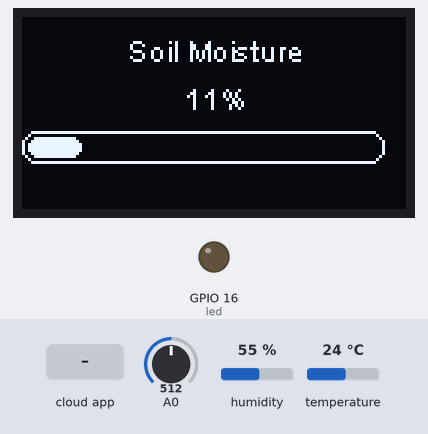
A sketch run on a simulated ESP8266 (NodeMCU). Parts: 128×64 one-colour display, output pins drawn as LEDs (lit = HIGH). Inputs (shaded band) come from the test bench; at power-on: A0 = 512, humidity 55 %, temperature 24 °C. WiFi joins after 1.5 s; servers stay silent unless stated; no MQTT or app messages arrive unless stated; what the sketch prints to the serial monitor is not drawn.

Above: at 5.53 s.
5.8 s: A0 set to 749
At 11.7 s:
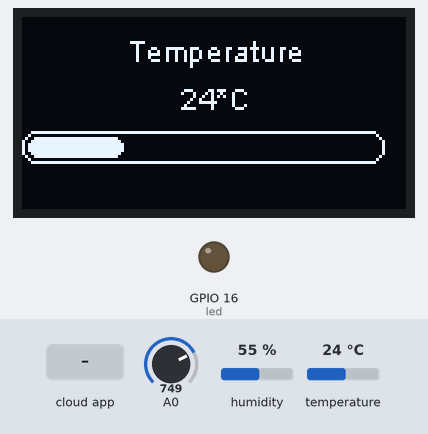
12.5 s: A0 set to 780
At 13.1 s:
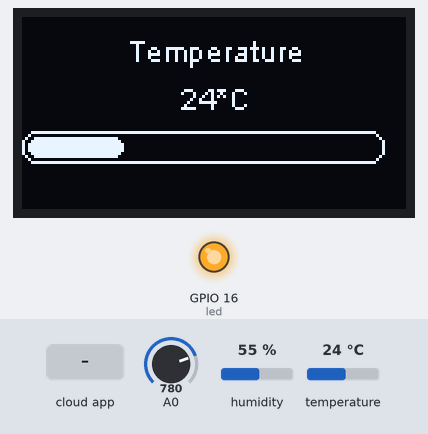
17.2 s: A0 set to 844
At 27.1 s:
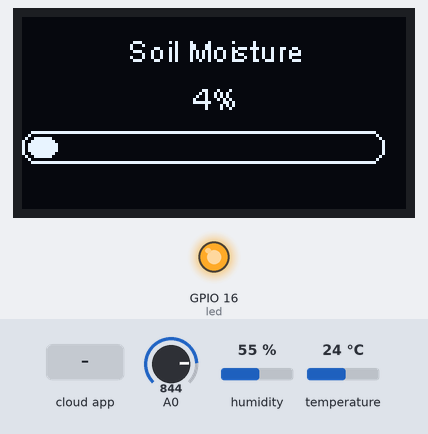
27.4 s: A0 set to 877
31.6 s: the phone or cloud app sets input to 0
36.7 s: humidity set to 22 %
At 48.7 s:
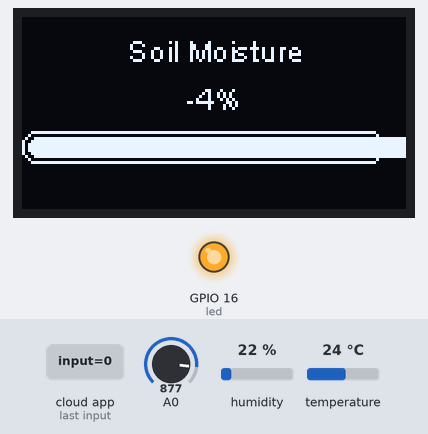
Timing chart, 0 to 49.6 s (numbered marks = the images above; inputs shaded):
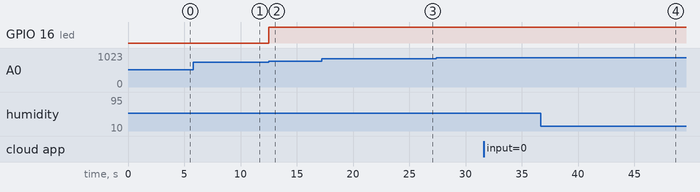

The sketch:

sensor_to_flespi_mqtts.ino
```cpp
#include <WiFiManager.h>
#include <Arduino_JSON.h>
#include "DHT.h"

/************************* MAIN DEFINITIONS *********************************/
#define ONEWIRE_PIN      14
#define STATIC_MESSAGE_BUF_LEN 256

#define MQTT_SERVER      "mqtt.flespi.io"
#define MQTT_SERVERPORT  8883
#define FLESPI_CERT_FINGERPRINT "6b4b7d8b78ecd7b7df253e969d5f1f9d3cb15157"
#define OUTPUT_TOPIC       "ESP8266/smartPlant"
#define INPUT_TOPIC      "ESP8266/input"
#define FLESPI_TOKEN    "FlespiToken pUgcWLHBBPPcrVYPwXB8tXC8L4fTZAFejJg5lLxKoaMFWyjglIeEvEB7wEOl4jpd"

#define WLAN_SSID       "ItBurnsWhenIP"
#define WLAN_PASS       "e1ce4c8a8ad6"

/**************************** Local files ***********************************/
#include "DHT_Sensor.h"
#include "adafruit_mqtts.h"
#include "soil_moisture_sensor.h"
#include "SH1106Display.h"
/********************* Global connection instances **************************/
// WifiManager for connecting to wifi
WiFiManager wm;
// WiFiFlientSecure for SSL/TLS support
WiFiClientSecure client;
// Setup the MQTT client class by passing in the WiFi client and MQTT server and login details.
Adafruit_MQTT_Client mqtt(&client, MQTT_SERVER, MQTT_SERVERPORT, FLESPI_TOKEN, "");
// Setup a feed 'flespi' to publish messages to flespi MQTT broker.
Adafruit_MQTT_Publish flespi = Adafruit_MQTT_Publish(&mqtt, OUTPUT_TOPIC);
Adafruit_MQTT_Subscribe input = Adafruit_MQTT_Subscribe(&mqtt, INPUT_TOPIC);
// JSON message creation part
JSONVar message_object;         // to store message parameters
String json_msg_string;         // to stringify JSON message object
char message_string_buf[STATIC_MESSAGE_BUF_LEN];   // to use in mqtt publish function

String device_id = "87761e13-d509-4aa4-8dca-6e0915f6645b";
int SoilMoistureValue = 0;
int HumidityValue = 0;
int TemperatureValue = 0;


// thread handling
//Reading values
int readValuesOffTime = 5000;
unsigned long readValuesPreviousMillis = 0;

int level = 0; // level indicates which thread to do
unsigned long timeInterval = 5000;
unsigned long onTime = 5000; // time on activity 5seconds
const int led = 16;
/*************************** Sketch Code ************************************/


void setup() {
  WiFi.mode(WIFI_STA);
  Serial.begin(115200);
  Serial.setDebugOutput(true);
  delay(3000);
  Serial.println("\n Starting");


  wm.setSaveParamsCallback(saveParamCallback);

  std::vector<const char *> menu = {"wifi","info","sep","restart","exit"};
  wm.setMenu(menu);

  // set dark theme
  wm.setClass("invert");

  wm.setConfigPortalTimeout(300); // auto close configportal after n seconds

  bool res;
  res = wm.autoConnect("SmartPlant");

  if(!res) {
    Serial.println("Failed to connect or hit timeout");
    ESP.restart();
  }
  else {
    // Connection established... proceed....
    Serial.println("connected...yeey :)");
    dht.begin();
    DisplaySetup();
    delay(10);

    client.setFingerprint(FLESPI_CERT_FINGERPRINT);

    pinMode(led, OUTPUT);
    digitalWrite(led, LOW); // keep the pump off at first
    mqtt.subscribe(&input);
  }
}

String getParam(String name){
  //read parameter from server, for customhmtl input
  String value;
  if(wm.server->hasArg(name)) {
    value = wm.server->arg(name);
  }
  return value;
}

void saveParamCallback(){
  Serial.println("[CALLBACK] saveParamCallback fired");
  Serial.println("PARAM customfieldid = " + getParam("customfieldid"));
}


void loop() {


  if(get_soil_moisture_value() <= 20){
      digitalWrite(led, HIGH);
    }else if(get_soil_moisture_value() > 35){
      digitalWrite(led, LOW);
    }


  unsigned long currentMillis = millis();
  if((level == 0)){
    animateHappy(currentMillis);
    if(currentMillis >= onTime){
      onTime = currentMillis + timeInterval;
      animateHappy(currentMillis);
      level = 1;
    }
  }else if((level == 1)){
    animateSoilMoistureProgressBar(currentMillis, SoilMoistureValue);
    if(currentMillis >= onTime){
      onTime = currentMillis + timeInterval;
      animateSoilMoistureProgressBar(currentMillis, SoilMoistureValue);
      level = 2;
    }
  }else if((level == 2)){
    animateTeperatureProgressBar(currentMillis, TemperatureValue);
    if(currentMillis >= onTime){
      onTime = currentMillis + timeInterval;
      animateTeperatureProgressBar(currentMillis, TemperatureValue);
      level = 3;
    }
  }else if((level == 3)){
    animateHumidityProgressBar(currentMillis, HumidityValue);
    if(currentMillis >= onTime){
      onTime = currentMillis + timeInterval;
      animateTeperatureProgressBar(currentMillis, HumidityValue);
      level = 0;
    }
  }


  if (currentMillis - readValuesPreviousMillis >= readValuesOffTime) {
    readValuesPreviousMillis = currentMillis;

    SoilMoistureValue = get_soil_moisture_value();
    HumidityValue = get_humidity_value();
    TemperatureValue = get_temperature_value();

    message_object["soil_humidity"] = SoilMoistureValue;
    message_object["humidity"] = HumidityValue;
    message_object["temperature_c"] = TemperatureValue;
    message_object["device_id"] = device_id;

    // establish MQTT connection
    MQTT_connect(mqtt);

    // send data to flespi MQTT broker via secure connection
    json_msg_string = JSON.stringify(message_object);
    json_msg_string.toCharArray(message_string_buf, json_msg_string.length() + 1);
    Serial.print("Publishing message to broker: ");
    Serial.println(message_string_buf);
    flespi.publish(message_string_buf);

    // cleanup memory used
    memset(message_string_buf, 0, STATIC_MESSAGE_BUF_LEN);
  }


  Adafruit_MQTT_Subscribe *subscription;
  while ((subscription = mqtt.readSubscription(10))) {
    if (subscription == &input) {
      Serial.print(F("changed time intervals to "));
      uint16_t ledBrightValue = atoi((char *)input.lastread);
      Serial.print(ledBrightValue);
      Serial.println(" miliSeconds");
      readValuesOffTime = ledBrightValue;
      Serial.println(readValuesOffTime);
    }
  }
}
```

DHT_Sensor.h
```cpp
#include "DHT.h"

#define dhtPin 2
#define dhtType DHT22
DHT dht(dhtPin , dhtType);

float humidityVal;
float tempValC;


float get_humidity_value() {
  humidityVal = dht.readHumidity();

  if (isnan(humidityVal)){
    Serial.println("Reading DHT sensor failed");
    delay(2000);
    return -1;
    }
  return humidityVal; // data written to passed variable
}

float get_temperature_value() {
  tempValC = dht.readTemperature();

  if (isnan(tempValC)){
    Serial.println("Reading DHT sensor failed");
    delay(2000);
    return -1;
    }
  return tempValC; // data written to passed variable
}
```

SH1106Display.h
```cpp
#include <Wire.h>
#include "SH1106Wire.h"   // legacy: #include "SH1106.h"
#include "images.h"

SH1106Wire display(0x3c, 4, 5);     // ADDRESS, SDA, SCL

typedef void (*Demo)(void);
int demoMode = 0;

void DisplaySetup() {
  // Initialising the UI will init the display too.
  display.init();

  display.flipScreenVertically();
  display.setFont(ArialMT_Plain_10);
}

void smileFrame0() {
    display.drawXbm(40, 10, width, height, smile0);
}
void smileFrame1() {
    display.drawXbm(40, 10, width, height, smile1);
}
void smileFrame2() {
    display.drawXbm(40, 10, width, height, smile2);
}
void smileFrame3() {
    display.drawXbm(40, 10, width, height, smile3);
}
void smileFrame4() {
    display.drawXbm(40, 10, width, height, smile4);
}
void smileFrame5() {
    display.drawXbm(40, 10, width, height, smile5);
}
void smileFrame6() {
    display.drawXbm(40, 10, width, height, smile6);
}
void smileFrame7() {
    display.drawXbm(40, 10, width, height, smile7);
}
void smileFrame8() {
    display.drawXbm(40, 10, width, height, smile8);
}
void smileFrame9() {
    display.drawXbm(40, 10, width, height, smile9);
}
void smileFrame10() {
    display.drawXbm(40, 10, width, height, smile10);
}
void smileFrame11() {
    display.drawXbm(40, 10, width, height, smile11);
}
void smileFrame12() {
    display.drawXbm(40, 10, width, height, smile12);
}
void smileFrame13() {
    display.drawXbm(40, 10, width, height, smile13);
}
void smileFrame14() {
    display.drawXbm(40, 10, width, height, smile14);
}
void smileFrame15() {
    display.drawXbm(40, 10, width, height, smile15);
}
void smileFrame16() {
    display.drawXbm(40, 10, width, height, smile16);
}
void smileFrame17() {
    display.drawXbm(40, 10, width, height, smile17);
}
void smileFrame18() {
    display.drawXbm(40, 10, width, height, smile18);
}
void smileFrame19() {
    display.drawXbm(40, 10, width, height, smile19);
}
void smileFrame20() {
    display.drawXbm(40, 10, width, height, smile20);
}
void smileFrame21() {
    display.drawXbm(40, 10, width, height, smile21);
}
void smileFrame22() {
    display.drawXbm(40, 10, width, height, smile22);
}
void smileFrame23() {
    display.drawXbm(40, 10, width, height, smile23);
}
void smileFrame24() {
    display.drawXbm(40, 10, width, height, smile24);
}
void smileFrame25() {
    display.drawXbm(40, 10, width, height, smile25);
}
void smileFrame26() {
    display.drawXbm(40, 10, width, height, smile26);
}
void smileFrame27() {
    display.drawXbm(40, 10, width, height, smile27);
}

Demo demos[] = {smileFrame0,
                smileFrame1,
                smileFrame2,
                smileFrame3,
                smileFrame4,
                smileFrame5,
                smileFrame6,
                smileFrame7,
                smileFrame8,
                smileFrame9,
                smileFrame10,
                smileFrame11,
                smileFrame12,
                smileFrame13,
                smileFrame14,
                smileFrame15,
                smileFrame16,
                smileFrame17,
                smileFrame18,
                smileFrame19,
                smileFrame20,
                smileFrame21,
                smileFrame22,
                smileFrame23,
                smileFrame24,
                smileFrame25,
                smileFrame26,
                smileFrame27};

int demoLength = (sizeof(demos) / sizeof(Demo));
long timeSinceLastModeSwitch = 0;

void SoilProgressBar(int counter) {
  int progress = counter % 100;
  // draw the progress bar
  display.drawProgressBar(0, 38, 120, 10, progress);

  // draw the percentage as String
  display.setTextAlignment(TEXT_ALIGN_CENTER);
  display.setFont(ArialMT_Plain_10);
  display.drawString(64, 5, "Soil Moisture");
  display.drawString(64, 21, String(progress) + "%");
}

void TemperatureProgressBar(int counter) {
  int progress = counter % 100;
  // draw the progress bar
  display.drawProgressBar(0, 38, 120, 10, progress);

  // draw the percentage as String
  display.setTextAlignment(TEXT_ALIGN_CENTER);
  display.setFont(ArialMT_Plain_10);
  display.drawString(64, 5, "Temperature");
  display.drawString(64, 21, String(progress) + "*C");
}

void HumidityProgressBar(int counter) {
  int progress = counter % 100;
  // draw the progress bar
  display.drawProgressBar(0, 38, 120, 10, progress);

  // draw the percentage as String
  display.setTextAlignment(TEXT_ALIGN_CENTER);
  display.setFont(ArialMT_Plain_10);
  display.drawString(64, 5, "Air Humidity");
  display.drawString(64, 21, String(progress) + "%");
}

unsigned long previousMillis = 0;
int animationSoilIndex = 0;

void animateHappy(long currentMillis) {
  if (currentMillis - previousMillis >= 60) {
    previousMillis = currentMillis;

    // clear the display
    display.clear();
    demos[demoMode]();
    display.display();
    demoMode = (demoMode + 1)  % demoLength;
  }
}

void animateSoilMoistureProgressBar(long currentMillis, int soilMoistureValue){
  if (currentMillis - previousMillis >= 20) {
    if(soilMoistureValue > animationSoilIndex){
      previousMillis = currentMillis;
      // clear the display
      display.clear();
      SoilProgressBar(animationSoilIndex);
      display.display();
      if(soilMoistureValue > animationSoilIndex){
        animationSoilIndex++;
      }
    }else if(soilMoistureValue < animationSoilIndex){
      previousMillis = currentMillis;
      // clear the display
      display.clear();
      SoilProgressBar(animationSoilIndex);
      display.display();
      if(soilMoistureValue < animationSoilIndex){
        animationSoilIndex--;
      }
    }else if(soilMoistureValue == animationSoilIndex){
      previousMillis = currentMillis;
      // clear the display
      display.clear();
      SoilProgressBar(animationSoilIndex);
      display.display();
    }
  }
}

void animateTeperatureProgressBar(long currentMillis, int temperatureValue){
  if (currentMillis - previousMillis >= 20) {
    if(temperatureValue > animationSoilIndex){
      previousMillis = currentMillis;
      // clear the display
      display.clear();
      TemperatureProgressBar(animationSoilIndex);
      display.display();
      if(temperatureValue > animationSoilIndex){
        animationSoilIndex++;
      }
    }else if(temperatureValue < animationSoilIndex){
      previousMillis = currentMillis;
      // clear the display
      display.clear();
      TemperatureProgressBar(animationSoilIndex);
      display.display();
      if(temperatureValue < animationSoilIndex){
        animationSoilIndex--;
      }
    }else if(temperatureValue == animationSoilIndex){
      previousMillis = currentMillis;
      // clear the display
      display.clear();
      TemperatureProgressBar(animationSoilIndex);
      display.display();
    }
  }
}

void animateHumidityProgressBar(long currentMillis, int humidityValue){
  if (currentMillis - previousMillis >= 20) {
    if(humidityValue > animationSoilIndex){
      previousMillis = currentMillis;
      // clear the display
      display.clear();
      HumidityProgressBar(animationSoilIndex);
      display.display();
      if(humidityValue > animationSoilIndex){
        animationSoilIndex++;
      }
    }else if(humidityValue < animationSoilIndex){
      previousMillis = currentMillis;
      // clear the display
      display.clear();
      HumidityProgressBar(animationSoilIndex);
      display.display();
      if(humidityValue < animationSoilIndex){
        animationSoilIndex--;
      }
    }else if(humidityValue == animationSoilIndex){
      previousMillis = currentMillis;
      // clear the display
      display.clear();
      HumidityProgressBar(animationSoilIndex);
      display.display();
    }
  }
}
```

adafruit_mqtts.h
```cpp
#include "Adafruit_MQTT_Client.h"

/************************* Internal functions ********************************/
// Function to connect and reconnect as necessary to the MQTT server.
// Should be called in the loop function and it will take care if connecting.
void MQTT_connect(Adafruit_MQTT_Client mqtt) {
  int8_t ret;

  // Stop if already connected.
  if (mqtt.connected())
    return;

  Serial.print("Connecting to MQTT... ");

  uint8_t retries = 3;
  while ((ret = mqtt.connect()) != 0) { // connect will return 0 for connected
       Serial.println(mqtt.connectErrorString(ret));
       Serial.println("Retrying MQTT connection in 5 seconds...");
       mqtt.disconnect();
       delay(5000);  // wait 5 seconds
       retries--;
       if (retries == 0)
         while (1); // basically die and wait for WDT to reset me
  }

  Serial.println("MQTT Connected!");
}
```

soil_moisture_sensor.h
```cpp
const int dry = 860; //dry value
const int wet = 410; //wet value


int get_soil_moisture_value() {
  int sensorVal = analogRead(A0);
  int percentageHunidity = map(sensorVal, wet, dry, 100, 0);

  return percentageHunidity;
}
```

Source omitted: images.h (data table, 51608 bytes)

Measured:
- the behaviour switches between 767 and 768 on A0 (found by bisection; images 1 and 2)
- after the input at 12.5 s, GPIO 16 (led): LOW → HIGH at once
